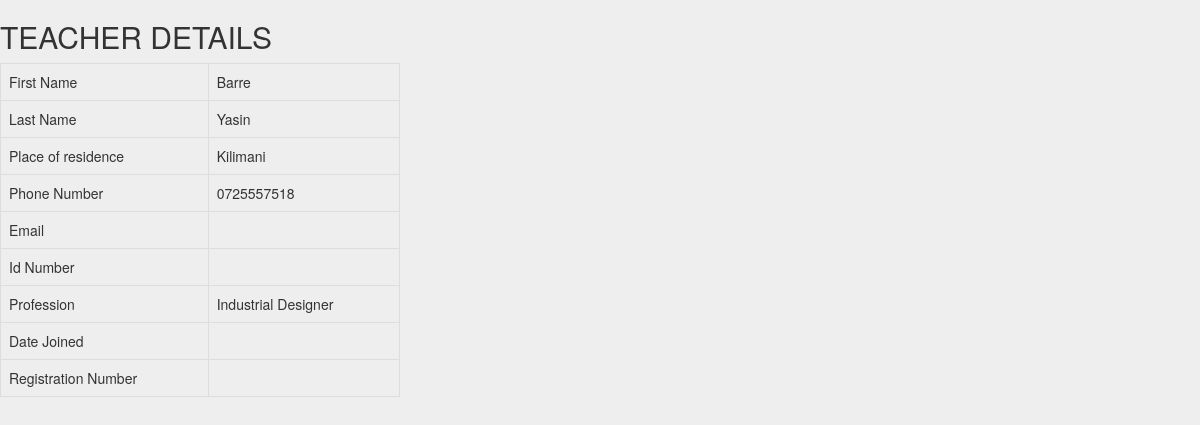
The page /teacher/detail/1/ on the database its author committed.
### teacher/models.py (models this page shows, shortened)
class Teacher(models.Model):
    first_name=models.CharField(max_length=50)
    last_name=models.CharField(max_length=50)
    place_of_residence=models.CharField(max_length=50)
    phone_number=models.CharField(max_length=50)
    Email=models.EmailField(max_length=50)
    id_number=models.IntegerField()
    profession=models.CharField(max_length = 50)
    registration_number=models.CharField(max_length = 50)
    date_joined=models.DateField()
    image=models.FileField(upload_to="image/",blank=True,null=True)

### teacher/views.py (the view)
# urls.py: path("detail/<int:pk>/",teacher_detail,name="teacher_detail"),
def teacher_detail(request,pk):
    teacher=Teacher.objects.get(pk=pk)
    return render(request,"teacher_detail.html",{"teacher":teacher})

### teacher/templates/teacher_detail.html (shortened to what this page needs)
<!DOCTYPE html>
<html>
<head>
     <link rel="stylesheet" href="https://maxcdn.bootstrapcdn.com/bootstrap/3.4.0/css/bootstrap.min.css">
</head>
<body>
	<h2>TEACHER DETAILS</h2>
<div class="table-responsive">
<table class="table table-bordered">
     <tr>
          <td>First Name</td>
          <td>{{teacher.first_name}}</td>
     </tr>
     <tr>
           <td>Last Name</td>
          <td>{{teacher.last_name}}</td>
     </tr>
<tr>
      <td>Place of residence</td>
     <td>{{teacher.place_of_residence}}</td>
</tr>
<tr>
      <td>Phone Number</td>
     <td>{{teacher.phone_number}}</td>
</tr>
<tr>
      <td>Email</td>
     <td>{{student.Email}}</td>
</tr>
<tr>
     <td>Id Number</td>
     <td>{{student.id_number}}</td>
</tr>
<tr>
      <td>Profession</td>
     <td>{{teacher.profession}}</td>
</tr>
<tr>
      <td>Date Joined</td>
     <td>{{student.date_joined}}</td>
</tr>
<tr>
      <td>Registration Number</td>
     <td>{{student.registration_number}}</td>
</tr>
</table>
</body>
</html>

### teacher/templates/teacher_detail.html (style rules this page uses)
body { width: 400px; background-color: #eee; }

### rows shown on the page
Teacher: first_name "Barre", last_name "Yasin", place_of_residence "Kilimani", phone_number "0725557518", profession "Industrial Designer"
